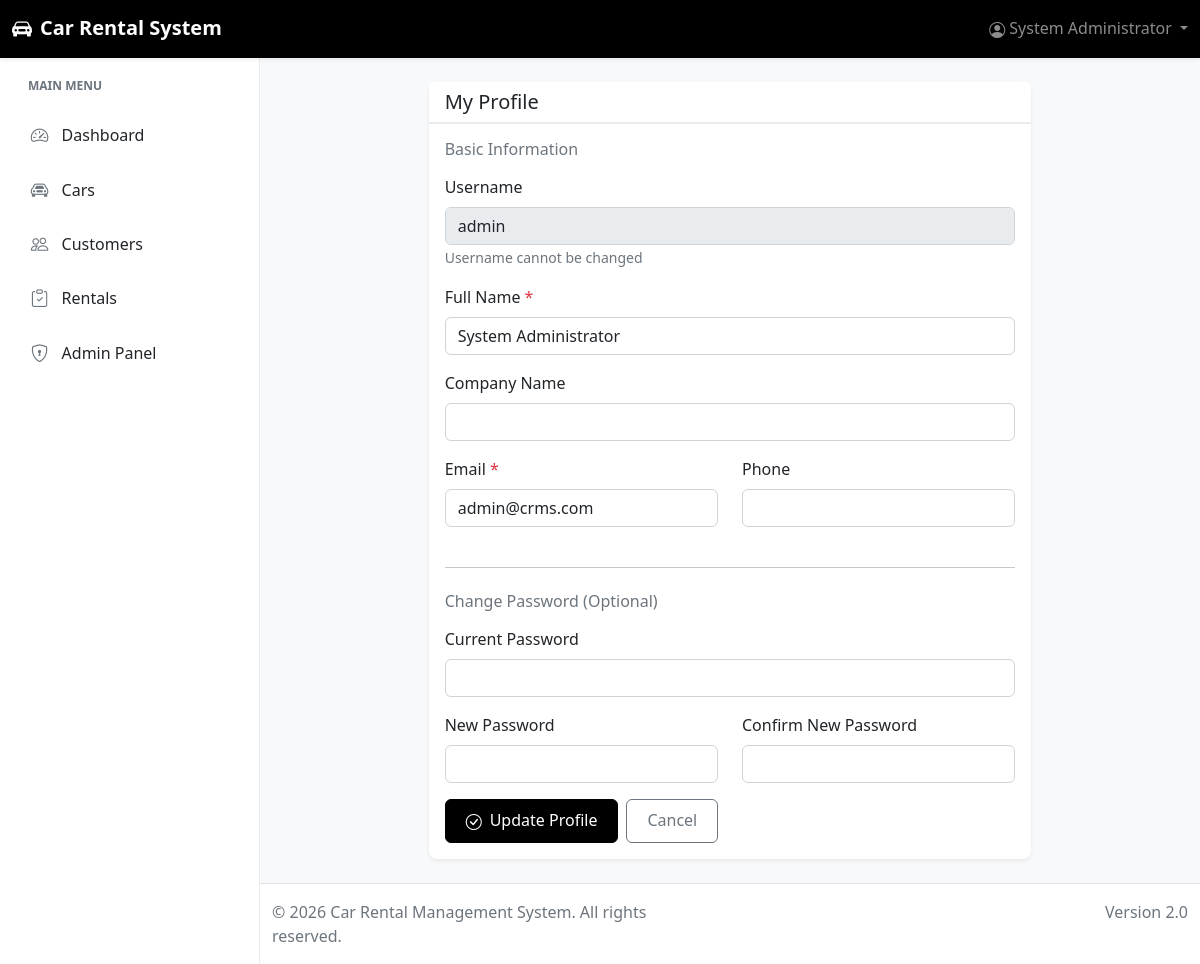
The app's page /profile.php (signed in) with its own data.
### tables this page shows
CREATE TABLE IF NOT EXISTS users (
    id INT PRIMARY KEY AUTO_INCREMENT,
    username VARCHAR(50) UNIQUE NOT NULL,
    email VARCHAR(100) UNIQUE,
    password VARCHAR(255) NOT NULL,
    full_name VARCHAR(100) NOT NULL,
    company_name VARCHAR(100),
    phone VARCHAR(20),
    role ENUM('admin', 'agent', 'superadmin') DEFAULT 'agent',
    status ENUM('active', 'inactive') DEFAULT 'active',
    created_at TIMESTAMP DEFAULT CURRENT_TIMESTAMP,
    updated_at TIMESTAMP DEFAULT CURRENT_TIMESTAMP ON UPDATE CURRENT_TIMESTAMP
);

### profile.php (the view, shortened to what this page needs)
<?php
$conn = getDBConnection();
$user_id = $_SESSION['user_id'];
$stmt = $conn->prepare("SELECT * FROM users WHERE id = ?");
$stmt->bind_param("i", $user_id);
$stmt->execute();
$user = $stmt->get_result()->fetch_assoc();
include 'includes/header.php';
?>
<div class="row justify-content-center">
    <div class="col-md-8">
        <div class="card border-0 shadow-sm">
            <div class="card-header bg-white">
                <h5 class="mb-0">My Profile</h5>
            </div>
            <div class="card-body">
                <form method="POST" action="">
                    <h6 class="text-muted mb-3">Basic Information</h6>
                    <div class="mb-3">
                        <label for="username" class="form-label">Username</label>
                        <input type="text" class="form-control" id="username" value="<?php echo $user['username']; ?>" disabled>
                        <small class="text-muted">Username cannot be changed</small>
                    </div>
                    <div class="mb-3">
                        <label for="full_name" class="form-label">Full Name <span class="text-danger">*</span></label>
                        <input type="text" class="form-control" id="full_name" name="full_name" value="<?php echo $user['full_name']; ?>" required>
                    </div>
                    <div class="mb-3">
                        <label for="company_name" class="form-label">Company Name</label>
                        <input type="text" class="form-control" id="company_name" name="company_name" value="<?php echo $user['company_name']; ?>">
                    </div>
                    <div class="row">
                        <div class="col-md-6 mb-3">
                            <label for="email" class="form-label">Email <span class="text-danger">*</span></label>
                            <input type="email" class="form-control" id="email" name="email" value="<?php echo $user['email']; ?>" required>
                        </div>
                        <div class="col-md-6 mb-3">
                            <label for="phone" class="form-label">Phone</label>
                            <input type="text" class="form-control" id="phone" name="phone" value="<?php echo $user['phone']; ?>">
                        </div>
                    </div>
                    <hr class="my-4">
                    <h6 class="text-muted mb-3">Change Password (Optional)</h6>
                    <div class="mb-3">
                        <label for="current_password" class="form-label">Current Password</label>
                        <input type="password" class="form-control" id="current_password" name="current_password">
                    </div>
                    <div class="row">
                        <div class="col-md-6 mb-3">
                            <label for="new_password" class="form-label">New Password</label>
                            <input type="password" class="form-control" id="new_password" name="new_password">
                        </div>
                        <div class="col-md-6 mb-3">
                            <label for="confirm_password" class="form-label">Confirm New Password</label>
                            <input type="password" class="form-control" id="confirm_password" name="confirm_password">
                        </div>
                    </div>
                    <div class="d-flex gap-2">
                        <button type="submit" class="btn btn-dark">
                            <i class="bi bi-check-circle me-2"></i>Update Profile
                        </button>
                        <a href="dashboard.php" class="btn btn-outline-secondary">Cancel</a>
                    </div>
                </form>
            </div>
        </div>
    </div>
</div>
<?php
include 'includes/footer.php';
?>

### assets/css/style.css (style rules this page uses)
:root { --primary-color: #000000; --secondary-color: #ffffff; --light-gray: #f8f9fa; --medium-gray: #e9ecef; --dark-gray: #6c757d; --text-color: #212529; --topbar-height: 57px; --sidebar-width: 260px; }
body { font-family: 'Segoe UI', Tahoma, Geneva, Verdana, sans-serif; background-color: var(--light-gray); color: var(--text-color); display: flex; flex-direction: column; min-height: 100vh; }
.card { border-radius: 8px; transition: transform 0.2s ease, box-shadow 0.2s ease; }
.card-header { border-bottom: 2px solid var(--medium-gray); font-weight: 600; }
.btn { border-radius: 6px; padding: 0.5rem 1.25rem; font-weight: 500; transition: all 0.3s ease; }
.btn-dark { background-color: var(--primary-color); border-color: var(--primary-color); }
.form-control, .form-select { border-radius: 6px; border: 1px solid #ced4da; transition: all 0.3s ease; }
.form-label { font-weight: 500; color: var(--text-color); margin-bottom: 0.5rem; }
.card, .alert { animation: fadeIn 0.3s ease-in-out; }
.bi { vertical-align: middle; }
.shadow-sm { box-shadow: 0 0.125rem 0.25rem rgba(0, 0, 0, 0.075) !important; }
.text-muted { color: var(--dark-gray) !important; }
.gap-2 { gap: 0.5rem !important; }

### records on screen
users: username "admin", full_name "System Administrator", email "admin@crms.com"

### other values on screen
$_SESSION['full_name'] "System Administrator"
